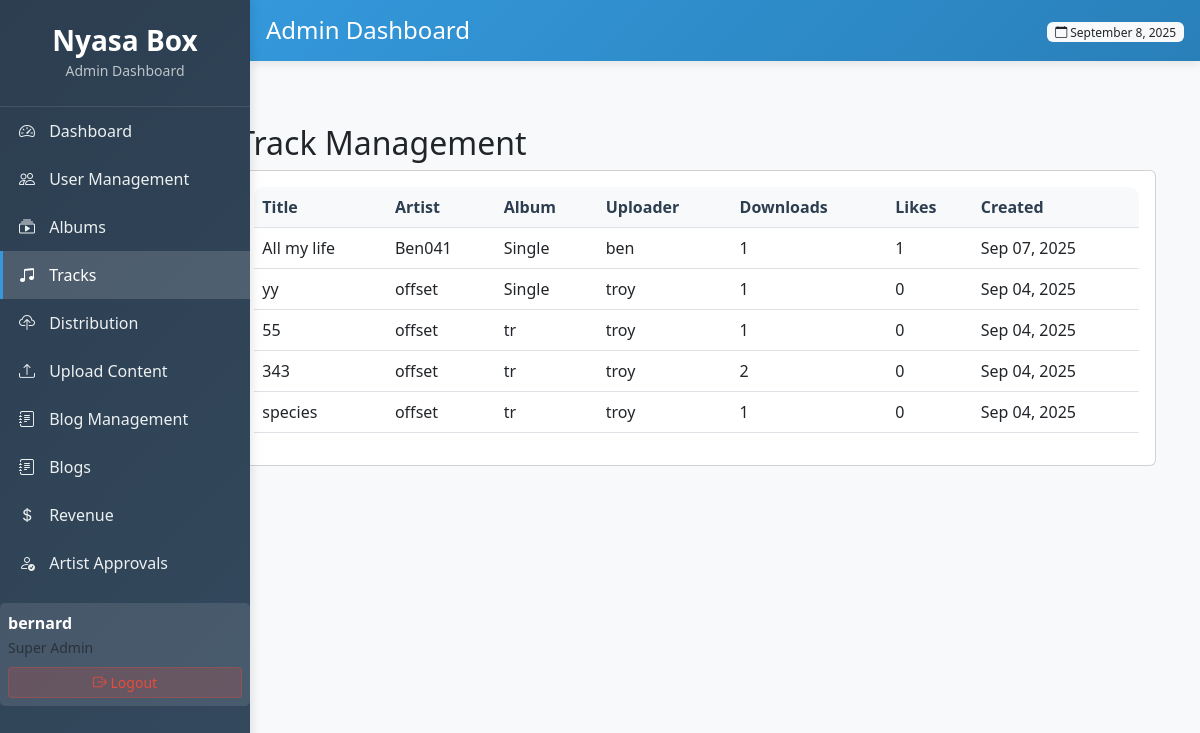
The page /adminxy/tracks/ (signed in) on the database its author committed.
### core/models.py (models this page shows, shortened)
class Track(models.Model):
    title = models.CharField(max_length=200)
    slug = models.SlugField(unique=True, max_length=200)
    album = models.ForeignKey(Album, on_delete=models.CASCADE, related_name='tracks', null=True, blank=True)
    artist = models.CharField(max_length=200)
    genre = models.CharField(max_length=20, choices=GENRE_CHOICES, blank=True)
    audio_file = models.FileField(upload_to='tracks/')
    duration = models.DurationField(blank=True, null=True)
    track_number = models.PositiveIntegerField(null=True, blank=True)
    uploader = models.ForeignKey(User, on_delete=models.CASCADE)
    created_at = models.DateTimeField(auto_now_add=True)
    updated_at = models.DateTimeField(auto_now=True)
    downloads = models.PositiveIntegerField(default=0)
    likes = models.ManyToManyField(User, related_name='liked_tracks', blank=True)
    class Meta:
        indexes = [
            models.Index(fields=['slug'], name='idx_track_slug'),
            models.Index(fields=['created_at'], name='idx_track_created_at'),
            models.Index(fields=['uploader'], name='idx_track_uploader'),
            models.Index(fields=['downloads'], name='idx_track_downloads'),
        ]

class Album(models.Model):
    title = models.CharField(max_length=200)
    slug = models.SlugField(unique=True, max_length=200)
    artist = models.CharField(max_length=200)
    genre = models.CharField(max_length=20, choices=GENRE_CHOICES)
    release_date = models.DateField()
    cover_art = models.ImageField(upload_to='album_covers/')
    description = models.TextField(blank=True)
    uploader = models.ForeignKey(User, on_delete=models.CASCADE)
    created_at = models.DateTimeField(auto_now_add=True)
    updated_at = models.DateTimeField(auto_now=True)
    downloads = models.PositiveIntegerField(default=0)
    class Meta:
        indexes = [
            models.Index(fields=['slug'], name='idx_album_slug'),
            models.Index(fields=['created_at'], name='idx_album_created_at'),
            models.Index(fields=['uploader'], name='idx_album_uploader'),
        ]

### core/admin_views.py (the view)
# urls.py: path('adminxy/tracks/', admin_views.admin_tracks, name='admin_tracks'),
@login_required
@user_passes_test(is_admin)
def admin_tracks(request):
    tracks = Track.objects.select_related('uploader', 'album').order_by('-created_at')
    return render(request, 'peza/tracks.html', {'tracks': tracks})

### core/admin_views.py (called while the page is built)
def is_admin(user):
    return user.is_authenticated and user.is_superuser

### core/templates/peza/tracks.html
{% extends 'peza/base.html' %}
{% block content %}
<div class="container-fluid">
    <div class="row">
        <div class="col-md-9 col-lg-10 ms-auto">
            <div class="container-fluid mt-4">
                <h2>Track Management</h2>
                <div class="card">
                    <div class="card-body">
                        <div class="table-responsive">
                            <table class="table table-hover">
                                <thead>
                                    <tr>
                                        <th>Title</th>
                                        <th>Artist</th>
                                        <th>Album</th>
                                        <th>Uploader</th>
                                        <th>Downloads</th>
                                        <th>Likes</th>
                                        <th>Created</th>
                                    </tr>
                                </thead>
                                <tbody>
                                    {% for track in tracks %}
                                    <tr>
                                        <td>{{ track.title }}</td>
                                        <td>{{ track.artist }}</td>
                                        <td>{{ track.album.title|default:"Single" }}</td>
                                        <td>{{ track.uploader.username }}</td>
                                        <td>{{ track.downloads }}</td>
                                        <td>{{ track.likes.count }}</td>
                                        <td>{{ track.created_at|date:"M d, Y" }}</td>
                                    </tr>
                                    {% endfor %}
                                </tbody>
                            </table>
                        </div>
                    </div>
                </div>
            </div>
        </div>
    </div>
</div>
{% endblock %}

### core/templates/peza/base.html (shortened to what this page needs)
<!DOCTYPE html>
<html lang="en">
<head>
    <link href="https://cdn.jsdelivr.net/npm/bootstrap@5.3.0/dist/css/bootstrap.min.css" rel="stylesheet">
    <link rel="stylesheet" href="https://cdn.jsdelivr.net/npm/bootstrap-icons@1.10.0/font/bootstrap-icons.css">
</head>
<body>
    <div class="admin-sidebar">
        <div class="sidebar-brand">
            <h3>Nyasa Box</h3>
            <small class="text-muted">Admin Dashboard</small>
        </div>
        <div class="sidebar-nav">
            <ul class="nav flex-column">
                <li class="nav-item">
                    <a class="nav-link {% if request.resolver_match.url_name == 'admin_dashboard' %}active{% endif %}"
                       href="{% url 'admin_dashboard' %}">
                        <i class="bi bi-speedometer2"></i> Dashboard
                    </a>
                </li>
                <li class="nav-item">
                    <a class="nav-link {% if request.resolver_match.url_name == 'admin_users' %}active{% endif %}"
                       href="{% url 'admin_users' %}">
                        <i class="bi bi-people"></i> User Management
                    </a>
                </li>
                <li class="nav-item">
                    <a class="nav-link {% if request.resolver_match.url_name == 'admin_albums' %}active{% endif %}"
                       href="{% url 'admin_albums' %}">
                        <i class="bi bi-collection-play"></i> Albums
                    </a>
                </li>
                <li class="nav-item">
                    <a class="nav-link {% if request.resolver_match.url_name == 'admin_tracks' %}active{% endif %}"
                       href="{% url 'admin_tracks' %}">
                        <i class="bi bi-music-note-beamed"></i> Tracks
                    </a>
                </li>
                <li class="nav-item">
                    <a class="nav-link {% if request.resolver_match.url_name == 'admin_distribution_requests' %}active{% endif %}"
                       href="{% url 'admin_distribution_requests' %}">
                        <i class="bi bi-cloud-upload"></i> Distribution
                    </a>
                </li>
                <li class="nav-item">
                    <a class="nav-link {% if request.resolver_match.url_name == 'admin_upload_content' %}active{% endif %}"
                       href="{% url 'admin_upload_content' %}">
                        <i class="bi bi-upload"></i> Upload Content
                    </a>
                </li>
                <li class="nav-item">
                    <a class="nav-link {% if request.resolver_match.url_name == 'admin_blog_management' %}active{% endif %}"
                       href="{% url 'admin_blog_management' %}">
                        <i class="bi bi-journal-text"></i> Blog Management
                    </a>
                </li>
                  <li class="nav-item">
                    <a class="nav-link {% if request.resolver_match.url_name == 'create_blog' %}active{% endif %}"
                       href="{% url 'create_blog' %}">
                        <i class="bi bi-journal-text"></i> Blogs
                    </a>
                </li>
                <li class="nav-item">
                    <a class="nav-link {% if request.resolver_match.url_name == 'admin_revenue' %}active{% endif %}"
                       href="{% url 'admin_revenue' %}">
                        <i class="bi bi-currency-dollar"></i> Revenue
                    </a>
                </li>
                <li class="nav-item">
                    <a class="nav-link {% if request.resolver_match.url_name == 'admin_artist_approvals' %}active{% endif %}"
                       href="{% url 'admin_artist_approvals' %}">
                        <i class="bi bi-person-check"></i> Artist Approvals
                    </a>
                </li>
            </ul>
        </div>
        <div class="user-info">
            <div class="d-flex align-items-center">
                <div class="flex-grow-1">
                    <strong>{{ user.username }}</strong>
                    <br>
                    <small class="text-muted">Super Admin</small>
                </div>
            </div>
            <form method="post" action="{% url 'logout' %}" class="mt-2">
                <button type="submit" class="btn btn-sm logout-btn w-100">
                    <i class="bi bi-box-arrow-right"></i> Logout
                </button>
            </form>
        </div>
    </div>
    <div class="admin-header">
        <div class="d-flex justify-content-between align-items-center">
            <h4 class="mb-0">
                {% block page_title %}Admin Dashboard{% endblock %}
            </h4>
            <div>
                <span class="badge bg-light text-dark">
                    <i class="bi bi-calendar"></i> {% now "F j, Y" %}
                </span>
            </div>
        </div>
    </div>
    <div class="admin-content">
        {% block content %}{% endblock %}
    </div>
</body>
</html>

### core/templates/peza/base.html (style rules this page uses)
body { background-color: #f8f9fa; font-family: 'Segoe UI', Tahoma, Geneva, Verdana, sans-serif; }
.admin-sidebar { background: linear-gradient(135deg, #2c3e50, #34495e); color: white; height: 100vh; position: fixed; left: 0; top: 0; width: 250px; z-index: 1000; box-shadow: 2px 0 10px rgba(0,0,0,0.1); }
.admin-header { background: linear-gradient(135deg, #3498db, #2980b9); color: white; padding: 1rem; margin-left: 0px; position: fixed; top: 0; right: 0; left: 250px; z-index: 999; box-shadow: 0 2px 10px rgba(0,0,0,0.1); }
.admin-content { margin-left: 0px; margin-top: 80px; padding: 20px; min-height: calc(100vh - 80px); }
.sidebar-brand { padding: 1.5rem 1rem; border-bottom: 1px solid rgba(255,255,255,0.1); text-align: center; }
.sidebar-brand h3 { margin: 0; font-weight: 600; }
.sidebar-brand .text-muted { color: #bdc3c7 !important; }
.nav-link { color: #ecf0f1; padding: 0.75rem 1rem; border-left: 3px solid transparent; transition: all 0.3s ease; }
.nav-link.active { background-color: rgba(255,255,255,0.15); border-left-color: #3498db; color: #ffffff; }
.nav-link i { width: 20px; margin-right: 10px; }
.table-responsive { border-radius: 10px; overflow: hidden; }
.table th { background-color: #f8f9fa; border-top: none; font-weight: 600; color: #2c3e50; }
.badge { font-weight: 500; }
.user-info { background: rgba(255,255,255,0.1); border-radius: 5px; padding: 0.5rem; margin-top: 1rem; }
.logout-btn { background: rgba(231, 76, 60, 0.2); border: 1px solid rgba(231, 76, 60, 0.3); color: #e74c3c; }

### rows shown on the page
Track: title "All my life", artist "Ben041", album "Single", uploader.username "ben", downloads "1", likes.count "1", created_at "Sep 07, 2025"
Track: title "yy", artist "offset", album "Single", uploader.username "troy", downloads "1", likes.count "0", created_at "Sep 04, 2025"
Track: title "55", artist "offset", album "tr", uploader.username "troy", downloads "1", likes.count "0", created_at "Sep 04, 2025"
Track: title "343", artist "offset", album "tr", uploader.username "troy", downloads "2", likes.count "0", created_at "Sep 04, 2025"
Track: title "species", artist "offset", album "tr", uploader.username "troy", downloads "1", likes.count "0", created_at "Sep 04, 2025"

### other values the page prints
{{ user.username }} "bernard"
